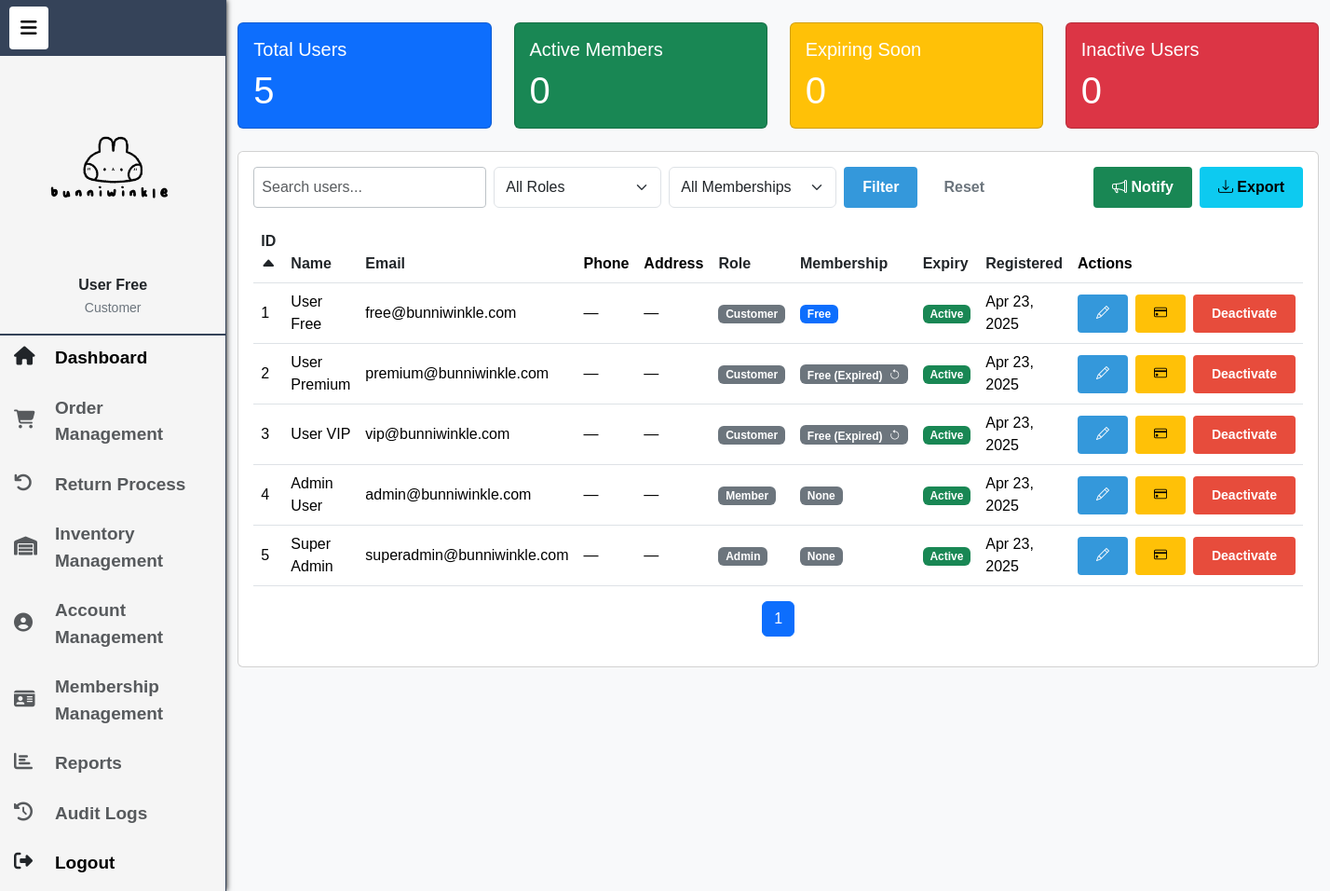
The app's page /pages/account-management.php (signed in) with its own data.
### tables this page shows
CREATE TABLE users (
    user_id INT AUTO_INCREMENT PRIMARY KEY,
    name VARCHAR(100) NOT NULL,
    email VARCHAR(100) UNIQUE NOT NULL,
    password VARCHAR(255) NOT NULL,
    phone VARCHAR(15),
    address TEXT,
    role_id INT NOT NULL,
    created_at DATETIME DEFAULT CURRENT_TIMESTAMP,
    modified_at DATETIME DEFAULT CURRENT_TIMESTAMP ON UPDATE CURRENT_TIMESTAMP,
    last_login_at DATETIME,
	last_logout_at DATETIME DEFAULT NULL,
    last_activity_at DATETIME NULL,
    activation_token VARCHAR(32) DEFAULT NULL,
    is_active BOOLEAN DEFAULT 0,
    oauth_provider VARCHAR(20) DEFAULT NULL,
    oauth_id VARCHAR(255) DEFAULT NULL,
    FOREIGN KEY (role_id) REFERENCES roles(role_id) ON DELETE RESTRICT
);

CREATE TABLE roles (
    role_id INT AUTO_INCREMENT PRIMARY KEY,
    role_name VARCHAR(50) UNIQUE NOT NULL,
    created_at DATETIME DEFAULT CURRENT_TIMESTAMP,
    modified_at DATETIME DEFAULT CURRENT_TIMESTAMP ON UPDATE CURRENT_TIMESTAMP
);

CREATE TABLE membership_types (
    membership_type_id INT AUTO_INCREMENT PRIMARY KEY,
    type_name VARCHAR(50) UNIQUE NOT NULL,
    price DECIMAL(10,2) NOT NULL DEFAULT 0.00,
    description TEXT NULL,
    can_access_exclusive BOOLEAN DEFAULT FALSE,
    created_at DATETIME DEFAULT CURRENT_TIMESTAMP,
    modified_at DATETIME DEFAULT CURRENT_TIMESTAMP ON UPDATE CURRENT_TIMESTAMP
);

### pages/account-management.php (the view, shortened to what the rows shown need)
<?php
require_once '../config/db_connection.php';
$usersPerPage = 15;
$currentPage = $_GET['page'] ?? 1;
$offset = ($currentPage - 1) * $usersPerPage;
$filterRole = $_GET['role'] ?? 'all';
$filterMembership = $_GET['membership'] ?? 'all';
$search = $_GET['search'] ?? '';
$query = "SELECT u.*, r.role_name, m.membership_type_id, mt.type_name AS membership_type, m.expiry_date
          FROM users u
          JOIN roles r ON u.role_id = r.role_id
          LEFT JOIN memberships m ON u.user_id = m.user_id
          LEFT JOIN membership_types mt ON m.membership_type_id = mt.membership_type_id";
$params = [];
$defaultSort  = 'user_id';
$defaultDir   = 'ASC';
$sort      = $_GET['sort']      ?? $defaultSort;
$direction = $_GET['direction'] ?? $defaultDir;
$direction = strtoupper($direction) === 'ASC' ? 'ASC' : 'DESC';
$query .= " ORDER BY $sort $direction LIMIT ? OFFSET ?";
$params[] = $usersPerPage;
$params[] = $offset;
$stmt = $pdo->prepare($query);
$stmt->execute($params);
$users = $stmt->fetchAll(PDO::FETCH_ASSOC);
?>
<!DOCTYPE html>
<html lang="en">
<head>
    <link href="https://cdn.jsdelivr.net/npm/bootstrap@5.3.2/dist/css/bootstrap.min.css" rel="stylesheet">
    <link rel="stylesheet" href="https://cdn.jsdelivr.net/npm/bootstrap-icons@1.11.2/font/bootstrap-icons.css">
    <link rel="stylesheet" href="../assets/css/account-management.css">
</head>
<body>
    <?php include '../includes/sidebar.php'; ?>
    <div class="container-fluid mt-4">
        <div class="row">
            <div class="col-md-12">
                <div class="card">
                    <div class="card-body">
                        <div class="table-responsive">
                            <table class="table table-hover align-middle">
                                <thead>
                                    <tr>
                                        <?php
                                        function getSortLink($column, $label)
                                        {
                                            global $sort, $direction, $filterRole, $filterMembership, $search, $currentPage;
                                            $newDirection = ($sort === $column && $direction === 'DESC') ? 'ASC' : 'DESC';
                                            $queryParams = [
                                                'sort' => $column,
                                                'direction' => ($sort === $column) ? $newDirection : 'DESC',
                                                'role' => $filterRole,
                                                'membership' => $filterMembership,
                                                'search' => $search,
                                                'page' => $currentPage
                                            ];
                                            $arrow = ($sort === $column)
                                                ? ($direction === 'ASC' ? ' <i class="bi bi-caret-up-fill"></i>' : ' <i class="bi bi-caret-down-fill"></i>')
                                                : '';
                                            return '<a href="?' . http_build_query($queryParams) . '" class="text-decoration-none text-dark">'
                                                . htmlspecialchars($label) . $arrow . '</a>';
                                        }
                                        ?>
                                        <th><?= getSortLink('user_id', 'ID') ?></th>
                                        <th><?= getSortLink('name', 'Name') ?></th>
                                        <th><?= getSortLink('email', 'Email') ?></th>
                                        <th>Phone</th>
                                        <th>Address</th>
                                        <th><?= getSortLink('role_name', 'Role') ?></th>
                                        <th><?= getSortLink('membership_type', 'Membership') ?></th>
                                        <th><?= getSortLink('expiry_date', 'Expiry') ?></th>
                                        <th><?= getSortLink('created_at', 'Registered') ?></th>
                                        <th>Actions</th>
                                    </tr>
                                </thead>
                                <tbody>
                                    <?php foreach ($users as $user):
                                        $isFree = $user['membership_type_id'] == 1;
                                        $isExpired = false;
                                        $expiresSoon = false;
                                        if (!$isFree && $user['expiry_date']) {
                                            $expiryDate = new DateTime($user['expiry_date']);
                                            $today = new DateTime();
                                            $interval = $today->diff($expiryDate);
                                            $daysLeft = $interval->days * ($interval->invert ? -1 : 1);
                                            $isExpired = $daysLeft < 0;
                                            $expiresSoon = !$isExpired && $daysLeft <= 7;
                                        }
                                    ?>
                                        <tr class="<?= $expiresSoon ? 'table-warning' : '' ?>">
                                            <td><?= $user['user_id'] ?></td>
                                            <td><?= htmlspecialchars($user['name']) ?></td>
                                            <td><?= htmlspecialchars($user['email']) ?></td>
                                            <td><?= htmlspecialchars($user['phone'] ?? '—') ?></td>
                                            <td><?= nl2br(htmlspecialchars($user['address'] ?? '—')) ?></td>
                                            <td>
                                                <span class="badge bg-secondary">
                                                    <?= htmlspecialchars($user['role_name']) ?>
                                                </span>
                                            </td>
                                            <td>
                                                <?php
                                                $isFree = $user['membership_type'] === 'Free';
                                                $expiresSoon = false;
                                                if (!$isFree && $user['expiry_date']) {
                                                    $expiryDate = new DateTime($user['expiry_date']);
                                                    $today = new DateTime();
                                                    $interval = $today->diff($expiryDate);
                                                    $daysLeft = $interval->days * ($interval->invert ? -1 : 1);
                                                    $isExpired = $daysLeft < 0;
                                                    $expiresSoon = !$isExpired && $daysLeft <= 7;
                                                } else {
                                                    $isExpired = false;
                                                }
                                                ?>
                                                <?php if ($user['membership_type'] || $isExpired): ?>
                                                    <div class="membership-badge position-relative">
                                                        <span class="badge <?= $isExpired ? 'bg-secondary' : ($expiresSoon ? 'bg-warning' : 'bg-primary') ?>">
                                                            <?= $isExpired ? 'Free (Expired)' : $user['membership_type'] ?>
                                                            <?php if ($expiresSoon): ?>
                                                                <i class="bi bi-exclamation-triangle-fill ms-1"></i>
                                                            <?php elseif ($isExpired): ?>
                                                                <i class="bi bi-arrow-counterclockwise ms-1"></i>
                                                            <?php endif; ?>
                                                        </span>
                                                    </div>
                                                <?php else: ?>
                                                    <span class="badge bg-secondary">None</span>
                                                <?php endif; ?>
                                            </td>
                                            <td>
                                                <span class="badge <?= $user['is_active'] ? 'bg-success' : 'bg-danger' ?>">
                                                    <?= $user['is_active'] ? 'Active' : 'Inactive' ?>
                                                </span>
                                            </td>
                                            <td><?= date('M d, Y', strtotime($user['created_at'])) ?></td>
                                            <td>
                                                <div class="d-flex gap-2">
                                                    <button class="btn btn-sm btn-primary edit-user"
                                                        data-user-id="<?= $user['user_id'] ?>"
                                                        data-bs-toggle="modal"
                                                        data-bs-target="#editUserModal">
                                                        <i class="bi bi-pencil"></i>
                                                    </button>
                                                    <button class="btn btn-sm btn-warning manage-membership"
                                                        data-user-id="<?= $user['user_id'] ?>"
                                                        data-bs-toggle="modal"
                                                        data-bs-target="#membershipModal">
                                                        <i class="bi bi-credit-card"></i>
                                                    </button>
                                                    <button class="btn btn-sm <?= $user['is_active'] ? 'btn-danger' : 'btn-success' ?> toggle-status"
                                                        data-user-id="<?= $user['user_id'] ?>"
                                                        data-new-status="<?= $user['is_active'] ? 0 : 1 ?>">
                                                        <?= $user['is_active'] ? 'Deactivate' : 'Activate' ?>
                                                    </button>
                                                </div>
                                            </td>
                                        </tr>
                                    <?php endforeach; ?>
                                </tbody>
                            </table>
                        </div>
                    </div>
                </div>
            </div>
        </div>
    </div>
</body>
</html>

### records on screen
users: user_id "1", name "User Free", email "free@bunniwinkle.com", phone "—", address "—", role.role_name "Customer", membership_types.type_name "Free", is_active "Active", created_at "Apr 23, 2025"
users: user_id "2", name "User Premium", email "premium@bunniwinkle.com", phone "—", address "—", role.role_name "Customer", shows "Free (Expired)", is_active "Active", created_at "Apr 23, 2025"
users: user_id "3", name "User VIP", email "vip@bunniwinkle.com", phone "—", address "—", role.role_name "Customer", shows "Free (Expired)", is_active "Active", created_at "Apr 23, 2025"
users: user_id "4", name "Admin User", email "admin@bunniwinkle.com", phone "—", address "—", role.role_name "Member", shows "None", is_active "Active", created_at "Apr 23, 2025"
users: user_id "5", name "Super Admin", email "superadmin@bunniwinkle.com", phone "—", address "—", role.role_name "Admin", shows "None", is_active "Active", created_at "Apr 23, 2025"

### other values on screen
$_SESSION['name'] "User Free"
$_SESSION['role_name'] "Customer"
$totalUsers "5"
getMembershipStats($pdo)['active_members'] "0"
getMembershipStats($pdo)['expiring_soon'] "0"
getMembershipStats($pdo)['inactive_users'] "0"
$label "ID Name Email Role Membership Expiry Registered"
